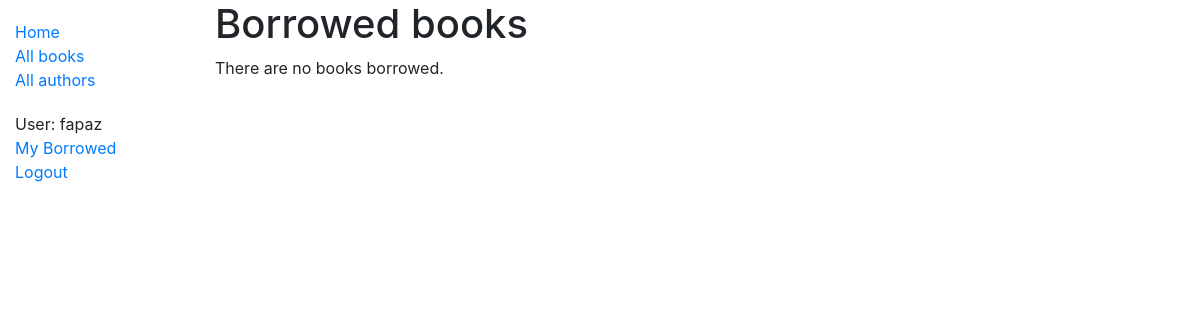
The app's page /catalog/mybooks/ (signed in), older data.
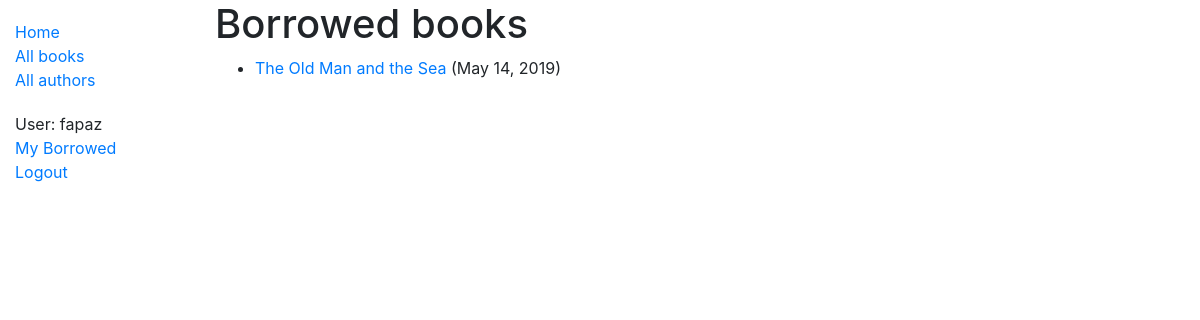
The same page, newer data.
### catalog/models.py (models this page shows, shortened)
class BookInstance(models.Model):
    id = models.UUIDField(primary_key=True, default=uuid.uuid4,
                          help_text="Unique ID for this particular book across whole library")
    book = models.ForeignKey('Book', on_delete=models.SET_NULL, null=True)
    imprint = models.CharField(max_length=200)
    due_back = models.DateField(null=True, blank=True)
    borrower = models.ForeignKey(User, on_delete=models.SET_NULL, null=True, blank=True)
    @property
    def is_overdue(self):
        if self.due_back and date.today() > self.due_back:
            return True
        return False
    LOAN_STATUS = (
        ('d', 'Maintenance'),
        ('o', 'On loan'),
        ('a', 'Available'),
        ('r', 'Reserved'),
    )
    status = models.CharField(
        max_length=1,
        choices=LOAN_STATUS,
        blank=True,
        default='d',
        help_text='Book availability'
        )
    class Meta:
        ordering = ['due_back']
        permissions = (("can_mark_returned", "Set book as returned"),)

class Book(models.Model):
    title = models.CharField(max_length=200)
    author = models.ForeignKey('Author', on_delete=models.SET_NULL, null=True)
    summary = models.TextField(max_length=1000, help_text="Enter a brief description of the book")
    isbn = models.CharField('ISBN', max_length=13,
                            help_text='13 Character <a href="https://www.isbn-international.org/content/what-isbn'
                                      '">ISBN number</a>')
    genre = models.ManyToManyField(Genre, help_text="Select a genre for this book")
    language = models.ForeignKey('Language', on_delete=models.SET_NULL, null=True,)
    def display_language(self):
        return self.language
    display_language.short_description = 'Language'
    def display_genre(self):
        """Creates a string for the Genre. This is required to display genre in Admin."""
        return ', '.join([genre.name for genre in self.genre.all()[:3]])
    display_genre.short_description = 'Genre'

### catalog/views.py (the view)
# urls.py: path('mybooks/', views.LoanedBooksByUserListView.as_view(), name='my-borrowed'),
class LoanedBooksByUserListView(LoginRequiredMixin, generic.ListView):
    model = BookInstance
    template_name = 'catalog/bookinstance_list_borrowed_user.html'
    paginate_by = 10
    def get_queryset(self):
        return BookInstance.objects.filter(borrower=self.request.user).filter(status__exact='o').order_by('due_back')

### catalog/templates/catalog/bookinstance_list_borrowed_user.html
{% extends "base_generic.html" %}
{% block content %}
<h1>Borrowed books</h1>
{% if bookinstance_list %}
<ul>
    {% for bookinst in bookinstance_list %}
        <li class="{% if bookinst.is_overdue %}text-danger{% endif %}">
            <a href="{% url 'book-detail' bookinst.book.pk %}"> {{ bookinst.book.title}}</a> ({{ bookinst.due_back}})
        </li>
        {% endfor %}
</ul>
{% else %}
    <p>There are no books borrowed.</p>
    {% endif %}
{% endblock %}

Row changes from the older to the newer data that the page shows:
now on this page (row edited): BookInstance: book "The Old Man and the Sea", due_back "May 14, 2019"
Text that changed along with them:
text no longer shown: "There are no books borrowed."
